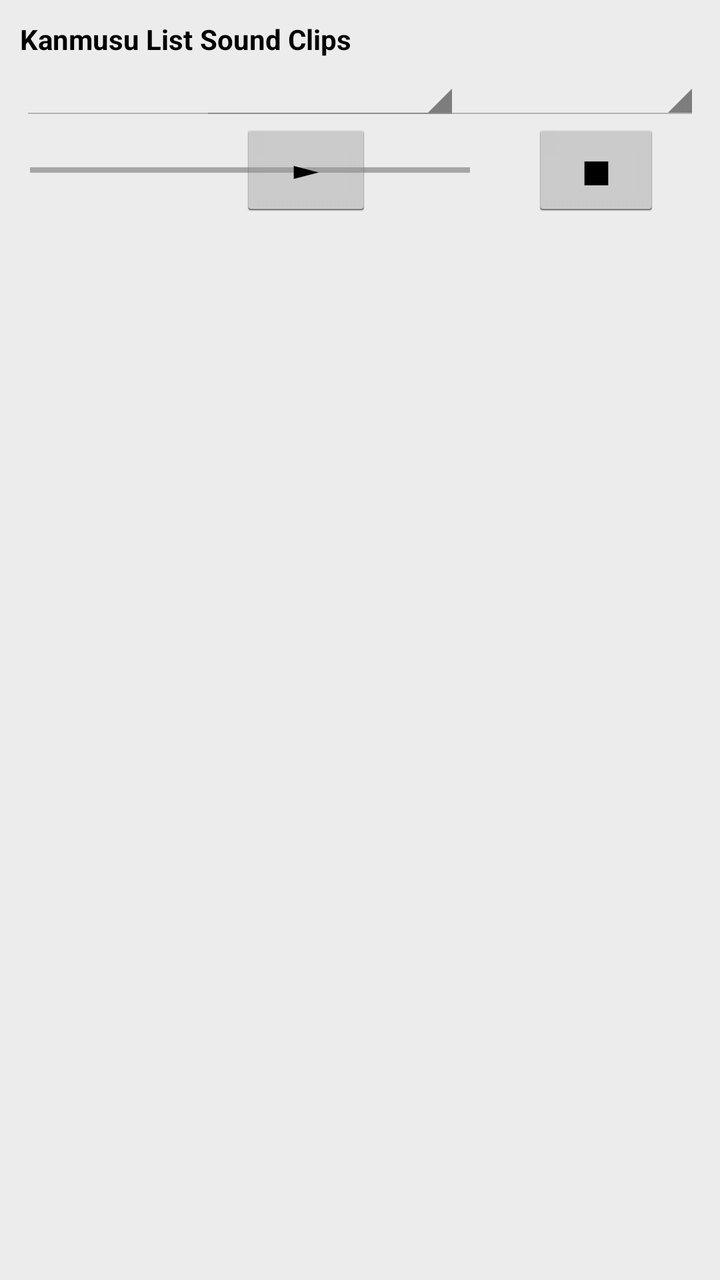
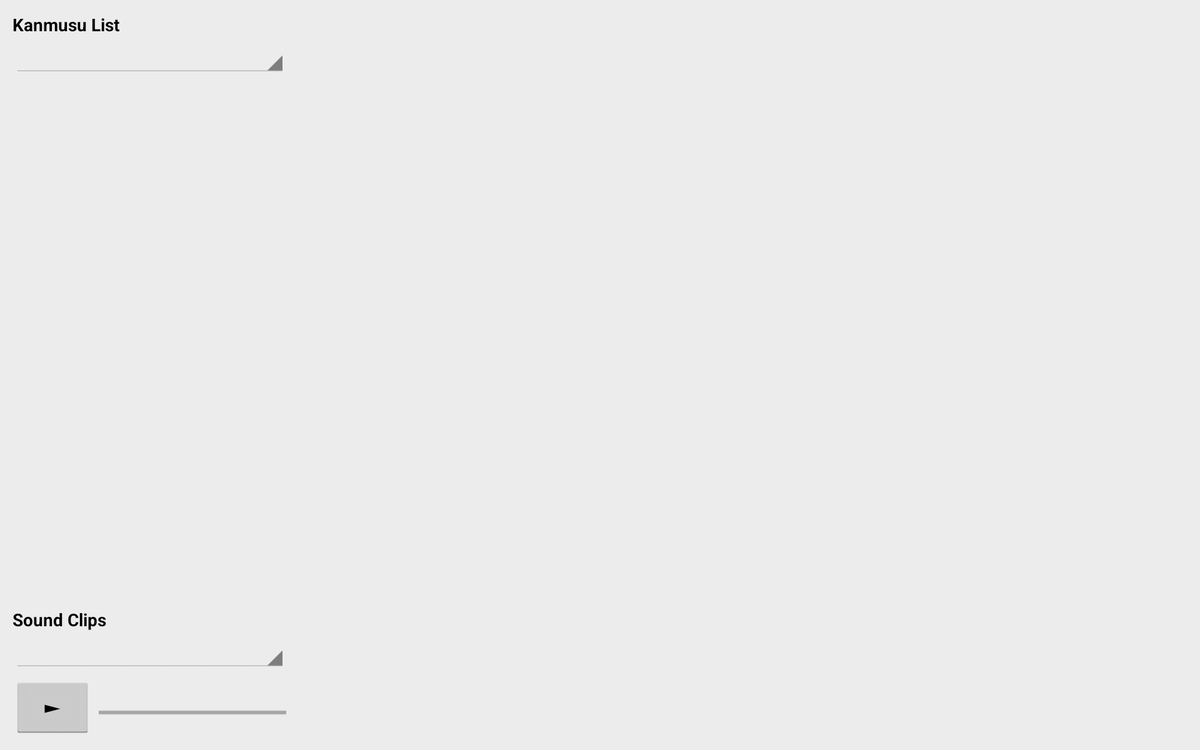

First picture: res/layout/ on a phone held upright. Second picture: the repository's own variant of that layout, on a device whose configuration matches the variant's folder. Source for both follows.
<!-- AndroidManifest.xml: application theme AppTheme -->
<!-- res/layout/fragment_viewer.xml -->
<RelativeLayout xmlns:android="http://schemas.android.com/apk/res/android"
    android:layout_width="match_parent"
    android:layout_height="match_parent"
    android:padding="10dp"
    android:background="#FFECECEC" >
    
    <TextView
        android:id="@+id/kanmusutitle"
        style="@style/titletext"
        android:layout_width="wrap_content"
        android:layout_height="wrap_content"
        android:layout_alignParentLeft="true"
        android:layout_alignParentTop="true"
        android:text="@string/kanmusulist" />

    <Spinner
	    android:id="@+id/kanmususpinner"
	    style="@style/medtext"
	    android:layout_width="220dp"
	    android:layout_height="wrap_content"
	    android:layout_alignLeft="@+id/kanmusutitle"
	    android:layout_below="@+id/kanmusutitle"
	    android:saveEnabled="false"
	    android:spinnerMode="dialog" />
    
    <TextView
	    android:id="@+id/msgbox"
	    android:layout_width="wrap_content"
	    android:layout_height="wrap_content"
	    android:layout_marginLeft="5dp"
	    android:layout_below="@+id/kanmususpinner" />
    
    <ProgressBar
	    android:id="@+id/playprogress"
	    style="?android:attr/progressBarStyleHorizontal"
	    android:layout_width="220dp"
	    android:layout_height="10dp"
	     android:layout_alignLeft="@+id/msgbox"
	    android:layout_below="@+id/msgbox" />
        
    <TextView 
        android:id="@+id/cliptitle"
        style="@style/titletext"
        android:layout_width="wrap_content"
        android:layout_height="wrap_content"
        android:layout_alignParentTop="true"
        android:layout_alignLeft="@+id/playerspinner"
        android:layout_marginRight="5dp"
        android:text="@string/soundclips" />
    
    <Spinner
        android:id="@+id/playerspinner"
        style="@style/medtext"
        android:layout_width="250dp"
        android:layout_height="wrap_content"
        android:layout_alignParentRight="true"
        android:layout_below="@+id/cliptitle"
        android:spinnerMode="dialog" />
    
    <Button
        android:id="@+id/playbutton"
        style="@style/hugebutton"
        android:layout_width="wrap_content"
        android:layout_height="wrap_content"
        android:layout_toLeftOf="@+id/stopbutton"
        android:layout_alignLeft="@+id/playerspinner"
        android:layout_alignBottom="@+id/stopbutton"
        android:layout_marginLeft="20dp"
        android:layout_marginRight="40dp"
        android:text="@string/play" />
    
    <Button
        android:id="@+id/stopbutton"
        style="@style/hugebutton"
        android:layout_width="wrap_content"
        android:layout_height="wrap_content"
        android:layout_below="@+id/playerspinner"
        android:layout_alignRight="@+id/playerspinner"
        android:layout_marginLeft="40dp"
        android:layout_marginRight="20dp"
        android:text="@string/stop" />
    
	<RelativeLayout
	    android:id="@+id/imagelayout"
	    android:layout_width="match_parent"
	    android:layout_height="fill_parent"
	    android:layout_alignParentBottom="true"
	    android:layout_below="@+id/stopbutton" >
	    
	    <ImageView 
	        android:id="@+id/leftimage"
	        android:layout_width="75dp"
        	android:layout_height="fill_parent"
        	android:layout_centerVertical="true"
        	android:layout_alignParentLeft="true"
        	android:adjustViewBounds="true"
	        android:scaleType="fitCenter"
        	android:contentDescription="@string/bgdesc" />
	
	    <ImageView
	        android:id="@+id/viewerimage"
	        android:layout_width="match_parent"
	        android:layout_height="fill_parent"              	   
	        android:layout_marginTop="40dp"
	        android:layout_marginBottom="10dp"
	        android:layout_marginLeft="10dp"
	        android:layout_marginRight="10dp"
	        android:layout_alignParentBottom="true"
	        android:layout_centerHorizontal="true"
	        android:layout_toRightOf="@+id/leftimage"
	        android:layout_toLeftOf="@+id/rightimage"        
	        android:adjustViewBounds="true"
	        android:scaleType="fitCenter"
	        android:contentDescription="@string/bgdesc"
	        android:saveEnabled="false" />
	    
	    <ImageView 
	        android:id="@+id/rightimage"
	        android:layout_width="75dp"
        	android:layout_height="fill_parent"
        	android:layout_centerVertical="true"
        	android:layout_alignParentRight="true"
			android:adjustViewBounds="true"
	        android:scaleType="fitCenter"
        	android:contentDescription="@string/bgdesc" />
   	
    </RelativeLayout>

</RelativeLayout>
<!-- resources referenced by this layout -->
<resources>
  <string name="bgdesc">background</string>
  <string name="kanmusulist">Kanmusu List</string>
  <string name="play">\u25BA</string>
  <string name="soundclips">Sound Clips</string>
  <string name="stop">\u25A0</string>
  <style name="hugebutton" parent="AppBaseTheme">
          <item name="android:layout_height">32dp</item>
          <item name="android:textSize">20sp</item>
      </style>
  <style name="medtext" parent="AppBaseTheme">
          <item name="android:textSize">14sp</item>
          <item name="android:shadowColor">#ECECEC</item>
          <item name="android:shadowDx">1</item>
          <item name="android:shadowDy">1</item>
          <item name="android:shadowRadius">2</item>
      </style>
  <style name="titletext" parent="AppBaseTheme">
          <item name="android:textSize">14sp</item>
          <item name="android:textStyle">bold</item>
          <item name="android:shadowColor">#ECECEC</item>
          <item name="android:shadowDx">1</item>
          <item name="android:shadowDy">1</item>
          <item name="android:shadowRadius">2</item>
      </style>
  <style name="AppTheme" parent="AppBaseTheme">
          
          <item name="android:displayOptions">useLogo|showHome</item>
          <item name="android:spinnerItemStyle">@style/SpinnerItem</item>
      </style>
  <style name="AppBaseTheme" parent="android:Theme.Holo.Light.DarkActionBar">
          
      </style>
  <style name="SpinnerItem" parent="android:Widget.TextView.SpinnerItem">
          <item name="android:textAppearance">@style/TextAppearanceSpinnerItem</item>
          <item name="android:shadowColor">#ECECEC</item>
          <item name="android:shadowDx">1</item>
          <item name="android:shadowDy">1</item>
          <item name="android:shadowRadius">2</item>
      </style>
  <style name="TextAppearanceSpinnerItem" parent="android:TextAppearance.Widget.TextView.SpinnerItem">
          <item name="android:textColor">#000</item>
          <item name="android:textSize">14sp</item>        
      </style>
</resources>
<!-- res/layout-sw600dp-land/fragment_viewer.xml (the repository's variant of the layout above) -->
<!-- drawn on a 7-inch tablet turned sideways -->
<RelativeLayout xmlns:android="http://schemas.android.com/apk/res/android"
    android:layout_width="match_parent"
    android:layout_height="match_parent"
    android:padding="10dp"
    android:background="#FFECECEC" >
    
    <TextView
        android:id="@+id/kanmusutitle"
        style="@style/titletext"
        android:layout_width="wrap_content"
        android:layout_height="wrap_content"
        android:layout_alignParentLeft="true"
        android:layout_alignParentStart="true"
        android:layout_alignParentTop="true"
        android:text="@string/kanmusulist" />

    <Spinner
	    android:id="@+id/kanmususpinner"
	    style="@style/medtext"
	    android:layout_width="220dp"
	    android:layout_height="wrap_content"
	    android:layout_alignLeft="@+id/kanmusutitle"
	    android:layout_alignStart="@+id/kanmusutitle"
	    android:layout_below="@+id/kanmusutitle"
	    android:saveEnabled="false"
	    android:spinnerMode="dialog" />
    
    <TextView
	    android:id="@+id/msgbox"
	    android:layout_width="wrap_content"
	    android:layout_height="wrap_content"
	    android:layout_marginLeft="5dp"
	    android:layout_marginStart="5dp"
	    android:layout_below="@+id/kanmususpinner" />
 
    <TextView 
        android:id="@+id/cliptitle"
        style="@style/titletext"
        android:layout_width="wrap_content"
        android:layout_height="wrap_content"
        android:layout_above="@+id/playerspinner"
        android:layout_alignLeft="@+id/kanmusutitle"
        android:layout_alignStart="@+id/kanmusutitle"
        android:layout_marginTop="5dp"
        android:text="@string/soundclips" />
    
    <Spinner
        android:id="@+id/playerspinner"
        style="@style/medtext"
        android:layout_width="220dp"
        android:layout_height="wrap_content"
        android:layout_above="@+id/playbutton"
        android:layout_alignLeft="@+id/cliptitle"
        android:layout_alignStart="@+id/cliptitle"
        android:spinnerMode="dialog" />
    
    <Button
        android:id="@+id/playbutton"
        style="@style/hugebutton"
        android:layout_width="wrap_content"
        android:layout_height="wrap_content"
        android:layout_alignParentLeft="true"
        android:layout_alignParentStart="true"
        android:layout_alignParentBottom="true"
        android:layout_marginRight="5dp"
        android:layout_marginEnd="5dp"
        android:layout_marginTop="5dp"
        android:text="@string/play" /> 
        
    <ProgressBar
	    android:id="@+id/playprogress"
	    style="?android:attr/progressBarStyleHorizontal"
	    android:layout_width="150dp"
	    android:layout_height="10dp"
	    android:layout_toRightOf="@+id/playbutton"
	    android:layout_toEndOf="@+id/playbutton"
	    android:layout_alignBottom="@+id/playbutton"
	    android:layout_marginBottom="15dp" />
    
	<RelativeLayout
	    android:id="@+id/imagelayout"
	    android:layout_width="match_parent"
	    android:layout_height="fill_parent"
	    android:layout_alignParentBottom="true"
	    android:layout_toRightOf="@+id/playprogress"
	    android:layout_toEndOf="@+id/playprogress"
	    android:layout_marginLeft="10dp"
	    android:layout_marginStart="10dp" >
	    
	    <ImageView 
	        android:id="@+id/leftimage"
	        android:layout_width="75dp"
        	android:layout_height="fill_parent"
        	android:layout_centerVertical="true"
        	android:layout_alignParentLeft="true"
        	android:layout_alignParentStart="true"
        	android:adjustViewBounds="true"
	        android:scaleType="fitCenter"
        	android:contentDescription="@string/bgdesc" />
	
	    <ImageView
	        android:id="@+id/viewerimage"
	        android:layout_width="match_parent"
	        android:layout_height="fill_parent"              	   
	        android:layout_marginTop="40dp"
	        android:layout_marginBottom="10dp"
	        android:layout_marginLeft="10dp"
	        android:layout_marginRight="10dp"
	        android:layout_alignParentBottom="true"
	        android:layout_centerHorizontal="true"
	        android:layout_toRightOf="@+id/leftimage"
	        android:layout_toEndOf="@+id/leftimage"
	        android:layout_toLeftOf="@+id/rightimage"        
	        android:layout_toStartOf="@+id/rightimage"        
	        android:adjustViewBounds="true"
	        android:scaleType="fitCenter"
	        android:contentDescription="@string/bgdesc"
	        android:saveEnabled="false" />
	    
	    <ImageView 
	        android:id="@+id/rightimage"
	        android:layout_width="75dp"
        	android:layout_height="fill_parent"
        	android:layout_centerVertical="true"
        	android:layout_alignParentRight="true"
        	android:layout_alignParentEnd="true"
			android:adjustViewBounds="true"
	        android:scaleType="fitCenter"
        	android:contentDescription="@string/bgdesc" />
   	
    </RelativeLayout>

</RelativeLayout>
<!-- resources referenced by the variant -->
<!-- as a 7-inch tablet turned sideways resolves them -->
<resources>
  <string name="bgdesc">background</string>
  <string name="kanmusulist">Kanmusu List</string>
  <string name="play">\u25BA</string>
  <string name="soundclips">Sound Clips</string>
  <style name="hugebutton" parent="AppBaseTheme">
          <item name="android:layout_height">32dp</item>
          <item name="android:textSize">20sp</item>
      </style>
  <style name="medtext" parent="AppBaseTheme">
          <item name="android:textSize">14sp</item>
          <item name="android:shadowColor">#ECECEC</item>
          <item name="android:shadowDx">1</item>
          <item name="android:shadowDy">1</item>
          <item name="android:shadowRadius">2</item>
      </style>
  <style name="titletext" parent="AppBaseTheme">
          <item name="android:textSize">14sp</item>
          <item name="android:textStyle">bold</item>
          <item name="android:shadowColor">#ECECEC</item>
          <item name="android:shadowDx">1</item>
          <item name="android:shadowDy">1</item>
          <item name="android:shadowRadius">2</item>
      </style>
  <style name="AppTheme" parent="AppBaseTheme">
          
          <item name="android:displayOptions">useLogo|showHome</item>
          <item name="android:spinnerItemStyle">@style/SpinnerItem</item>
      </style>
  <style name="AppBaseTheme" parent="android:Theme.Holo.Light.DarkActionBar">
          
      </style>
  <style name="SpinnerItem" parent="android:Widget.TextView.SpinnerItem">
          <item name="android:textAppearance">@style/TextAppearanceSpinnerItem</item>
          <item name="android:shadowColor">#ECECEC</item>
          <item name="android:shadowDx">1</item>
          <item name="android:shadowDy">1</item>
          <item name="android:shadowRadius">2</item>
      </style>
  <style name="TextAppearanceSpinnerItem" parent="android:TextAppearance.Widget.TextView.SpinnerItem">
          <item name="android:textColor">#000</item>
          <item name="android:textSize">14sp</item>        
      </style>
</resources>
